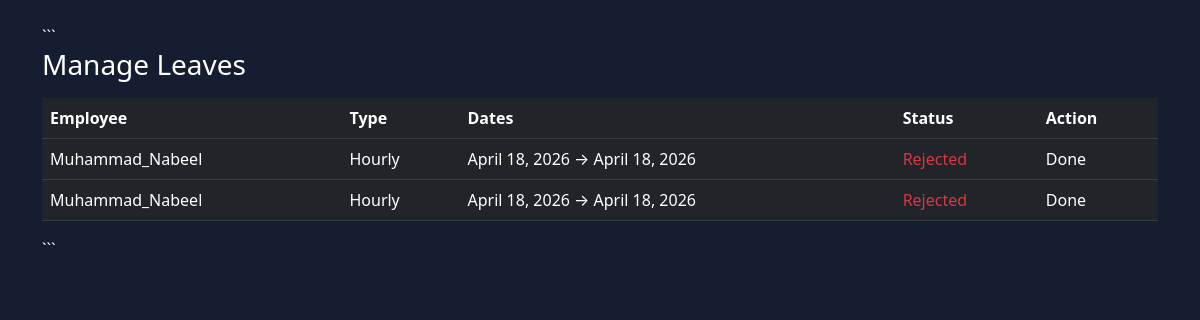
Page /manage-leaves/ (signed in) on the committed database.
### employees/models.py (models this page shows, shortened)
class Leave(models.Model):
    employee = models.ForeignKey(Employee, on_delete=models.CASCADE)
    LEAVE_TYPES = [
        ('Casual', 'Casual'),
        ('Sick', 'Sick'),
        ('Annual', 'Annual'),
        ('Earned', 'Earned'),
    ]
    leave_type = models.CharField(max_length=20, choices=LEAVE_TYPES)
    start_date = models.DateField()
    end_date = models.DateField()
    reason = models.TextField()
    hours = models.IntegerField(null=True, blank=True)
    status = models.CharField(max_length=20, default='Pending', choices=[
        ('Pending', 'Pending'),
        ('Approved', 'Approved'),
        ('Rejected', 'Rejected'),
    ])

class Employee(models.Model):
    user = models.ForeignKey(User, on_delete=models.CASCADE)
    full_name = models.CharField(max_length=100)
    email = models.EmailField()
    phone = models.CharField(max_length=15)
    department = models.CharField(max_length=100)
    role = models.CharField(max_length=50, default='Employee')
    designation = models.CharField(max_length=100, null=True, blank=True)
    manager = models.ForeignKey(
        'self',
        on_delete=models.SET_NULL,
        null=True,
        blank=True,
        related_name='team_members'
    )
    salary = models.IntegerField()
    joining_date = models.DateField()
    profile_pic = models.ImageField(upload_to='profiles/', null=True, blank=True)
    casual_total = models.IntegerField(default=14)
    casual_used = models.IntegerField(default=0)
    sick_total = models.IntegerField(default=8)
    sick_used = models.IntegerField(default=0)
    earned_total = models.IntegerField(default=10)
    earned_used = models.IntegerField(default=0)
    is_active = models.BooleanField(default=True)
    rfid = models.CharField(max_length=100, unique=True, null=True, blank=True)
    face_image = models.ImageField(upload_to='faces/', null=True, blank=True)
    shift_start = models.TimeField(default=time(9, 0))
    shift_end = models.TimeField(default=time(18, 0))

### accounts/models.py (models this page shows)
class User(AbstractUser):
    is_employee = models.BooleanField(default=False)
    is_hr = models.BooleanField(default=False)

### employees/views.py (the view)
# urls.py: path('manage-leaves/', views.manage_leaves, name='manage_leaves'),
@login_required
def manage_leaves(request):
    if not request.user.is_hr:
        return HttpResponseForbidden()
    leaves = Leave.objects.all().order_by('-id')
    return render(request, 'manage_leaves.html', {
        'leaves': leaves
    })

### templates/manage_leaves.html (shortened to what this page needs)
<!DOCTYPE html>
<html>
<head>
    <link href="https://cdn.jsdelivr.net/npm/bootstrap@5.3.0/dist/css/bootstrap.min.css" rel="stylesheet">
</head>
<body style="background:#141e30; color:white;">
<div class="container mt-4">
```
<h3>Manage Leaves</h3>
<table class="table table-dark mt-3">
    <tr>
        <th>Employee</th>
        <th>Type</th>
        <th>Dates</th>
        <th>Status</th>
        <th>Action</th>
    </tr>
    {% for leave in leaves %}
    <tr>
        <td>{{ leave.employee.user.username }}</td>
        <td>{{ leave.leave_type }}</td>
        <td>{{ leave.start_date }} → {{ leave.end_date }}</td>
        <td>
            {% if leave.status == 'Approved' %}
                <span class="text-success">Approved</span>
            {% elif leave.status == 'Rejected' %}
                <span class="text-danger">Rejected</span>
            {% else %}
                <span class="text-warning">Pending</span>
            {% endif %}
        </td>
        <td>
            {% if leave.status == 'Pending' %}
                <a href="{% url 'update_leave' leave.id 'approve' %}" class="btn btn-success btn-sm">
                    Approve
                </a>
                <a href="{% url 'update_leave' leave.id 'reject' %}" class="btn btn-danger btn-sm">
                    Reject
                </a>
            {% else %}
                <span>Done</span>
            {% endif %}
        </td>
    </tr>
    {% endfor %}
</table>
```
</div>
</body>
</html>

### rows in the picture
Leave: employee.user.username "Muhammad_Nabeel", leave_type "Hourly", start_date "April 18, 2026", end_date "April 18, 2026", status "Rejected"
Leave: employee.user.username "Muhammad_Nabeel", leave_type "Hourly", start_date "April 18, 2026", end_date "April 18, 2026", status "Rejected"
